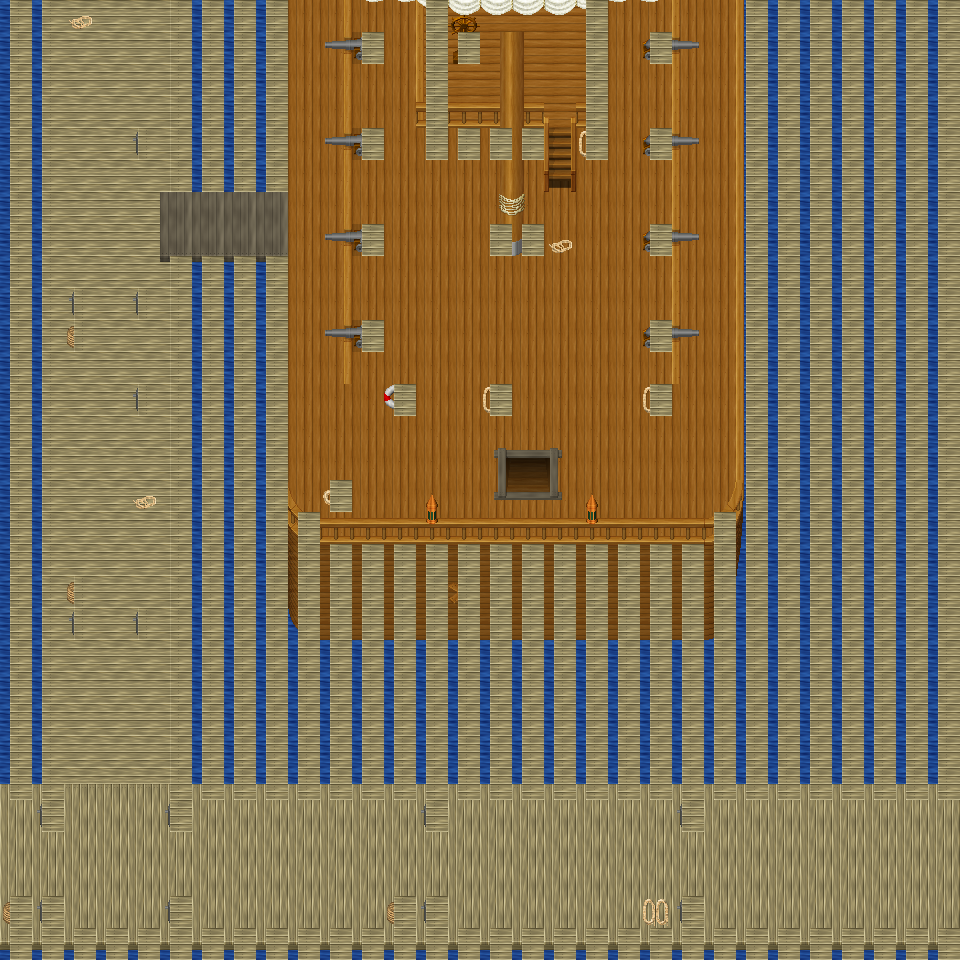

The image is a tile-based game level rendered from a .tmx file. Its description and source (layers, tilesets, objects; grid data summarised) follow:
An orthogonal 30x30 tile map with 32x32 px tiles, 6 tile layers (Ground, Object, Object2, Above, ...), 10 tilesets and 6 objects (6x mapExit).

<map version="1.0" orientation="orthogonal" renderorder="right-down" width="30" height="30" tilewidth="32" tileheight="32" nextobjectid="7">
  <tileset firstgid="1" name="tileset_object_boardwalk" tilewidth="32" tileheight="32" tilecount="36" columns="6">
    <image source="../drawable/tileset_object_boardwalk.png" width="192" height="192" />
  </tileset>
  <tileset firstgid="37" name="tileset_item_weapon_cannon" tilewidth="32" tileheight="32" tilecount="12" columns="3">
    <image source="../drawable/tileset_item_weapon_cannon.png" width="96" height="128" />
  </tileset>
  <tileset firstgid="49" name="tileset_logic_collision" tilewidth="32" tileheight="32" tilecount="1" columns="1">
    <image source="../drawable/tileset_logic_collision.png" width="32" height="32" />
  </tileset>
  <tileset firstgid="50" name="tileset_item_banners_flag" tilewidth="32" tileheight="32" tilecount="12" columns="3">
    <image source="../drawable/tileset_item_banners_flag.png" width="96" height="128" />
  </tileset>
  <tileset firstgid="62" name="tileset_item_flagpole" tilewidth="32" tileheight="32" tilecount="3" columns="1">
    <image source="../drawable/tileset_item_flagpole.png" width="32" height="96" />
  </tileset>
  <tileset firstgid="65" name="tileset_ground_ground" tilewidth="32" tileheight="32" tilecount="33" columns="3">
    <image source="../drawable/tileset_ground_ground.png" width="96" height="352" />
  </tileset>
  <tileset firstgid="98" name="tileset_item_ropes" tilewidth="32" tileheight="32" tilecount="4" columns="2">
    <image source="../drawable/tileset_item_ropes.png" width="64" height="64" />
  </tileset>
  <tileset firstgid="102" name="tileset_object_row_boat" tilewidth="32" tileheight="32" tilecount="30" columns="6">
    <image source="../drawable/tileset_object_row_boat.png" width="192" height="160" />
  </tileset>
  <tileset firstgid="132" name="tileset_object_ship" tilewidth="32" tileheight="32" tilecount="368" columns="16">
    <image source="../drawable/tileset_object_ship.png" width="512" height="736" />
  </tileset>
  <tileset firstgid="500" name="tileset_building_stairs_wooden_ns" tilewidth="32" tileheight="32" tilecount="105" columns="7">
    <image source="../drawable/tileset_building_stairs_wooden_ns.png" width="224" height="480" />
  </tileset>
  <layer name="Ground" width="30" height="30">
    <data>[900 cells, 900 non-empty, 2 distinct tile ids]</data>
  </layer>
  <layer name="Object" width="30" height="30">
    <data>[900 cells, 433 non-empty, 45 distinct tile ids]</data>
  </layer>
  <layer name="Object2" width="30" height="30">
    <data>[900 cells, 59 non-empty, 15 distinct tile ids]</data>
  </layer>
  <layer name="Above" width="30" height="30">
    <data>[900 cells, 45 non-empty, 17 distinct tile ids]</data>
  </layer>
  <layer name="Above2" width="30" height="30">
    <data>[900 cells, 16 non-empty, 8 distinct tile ids]</data>
  </layer>
  <layer name="Walkable" width="30" height="30">
    <data>[900 cells, 507 non-empty, 1 distinct tile ids]</data>
  </layer>
  <objectgroup name="MapEvents">
    <object id="1" name="north" type="mapExit" x="64" y="0" width="96" height="32">
      <properties>
        <property name="map" value="level_0_x257_y44" />
        <property name="x" value="2" />
        <property name="y" value="28" />
      </properties>
    </object>
    <object id="2" name="north2" type="mapExit" x="288" y="0" width="128" height="32">
      <properties>
        <property name="map" value="level_0_x257_y44" />
        <property name="x" value="9" />
        <property name="y" value="28" />
      </properties>
    </object>
    <object id="3" name="north3" type="mapExit" x="448" y="0" width="128" height="32">
      <properties>
        <property name="map" value="level_0_x257_y44" />
        <property name="x" value="14" />
        <property name="y" value="28" />
      </properties>
    </object>
    <object id="4" name="north4" type="mapExit" x="608" y="0" width="128" height="32">
      <properties>
        <property name="map" value="level_0_x257_y44" />
        <property name="x" value="19" />
        <property name="y" value="28" />
      </properties>
    </object>
    <object id="5" name="west" type="mapExit" x="0" y="800" width="32" height="96">
      <properties>
        <property name="map" value="level_0_x256_y45" />
        <property name="x" value="28" />
        <property name="y" value="25" />
      </properties>
    </object>
    <object id="6" name="east" type="mapExit" x="928" y="800" width="32" height="128">
      <properties>
        <property name="map" value="level_0_x258_y45" />
        <property name="x" value="1" />
        <property name="y" value="25" />
      </properties>
    </object>
  </objectgroup>
</map>
